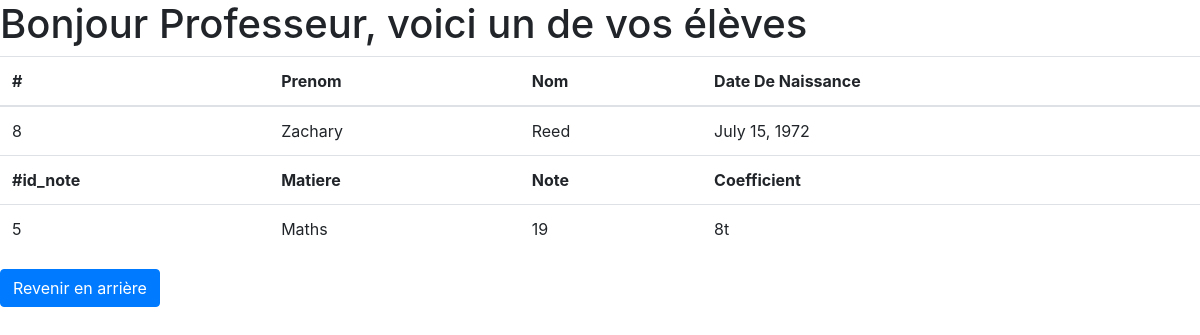
/students/student/8/, run on the app's committed database.
### student_app/models.py (models this page shows, shortened)
class Student(models.Model):
	first_name = models.CharField(max_length=20)
	last_name = models.CharField(max_length=20)
	birthdate = models.DateField()

class Note(models.Model):
	student = models.ForeignKey(Student , on_delete=models.CASCADE)
	matiere = models.CharField(max_length=20)
	note = models.TextField(default=0)
	coefficient = models.IntegerField(default=0)

### student_app/views.py (the view)
# urls.py: path('student/<int:student_id>/', views.details, name='student'),
def details(request, student_id):
    student = Student.objects.get(id=student_id)
    notes = Note.objects.filter(student=student)
    return render(request, 'students/details.html', context={'student': student, 'notes': notes})

### student_app/templates/students/details.html (shortened to what this page needs)
<!DOCTYPE html>
<html>
<head>
  <link rel="stylesheet" href="https://stackpath.bootstrapcdn.com/bootstrap/4.1.3/css/bootstrap.min.css">
</head>
<body>
  <h1>Bonjour Professeur, voici un de vos élèves</h1>
  <table class="table">
    <thead>
      <tr>
        <th scope=“col”>#</th>
        <th scope=“col”>Prenom</th>
            <th scope=“col”>Nom</th>
            <th scope=“col”> Date De Naissance</th>
      </tr>
    </thead>
    <tbody>
      <tr>
        <td>{{ student.id }}</td>
        <td scope="row">{{ student.last_name }}</td>
        <td>  {{ student.first_name }} </td>
        <td>  {{ student.birthdate }} </td>
      </tr>
      <tr>
              <th scope=“col”>#id_note</th>
              <th scope=“col”>Matiere</th>
              <th scope=“col”>Note</th>
              <th scope=“col”> Coefficient</th>
          </tr>
        {% for note in notes %}
        <tr>
          <td scope="col">{{ note.id }}</td>
          <td scope="col">{{ note.matiere }}</td>
          <td scope="col">{{ note.note }}</td>
          <td scope="col">{{ note.coefficient }}t</td>
        </tr>
        {% endfor %}
    </tbody>
  </table>
  <a class="btn btn-primary" href="{% url 'student_app:index' %}">Revenir en arrière</a>
</body>
</html>

### data on the page
Student: id "8", last_name "Zachary", first_name "Reed", birthdate "July 15, 1972"
Note: id "5", matiere "Maths", note "19", coefficient "8"
